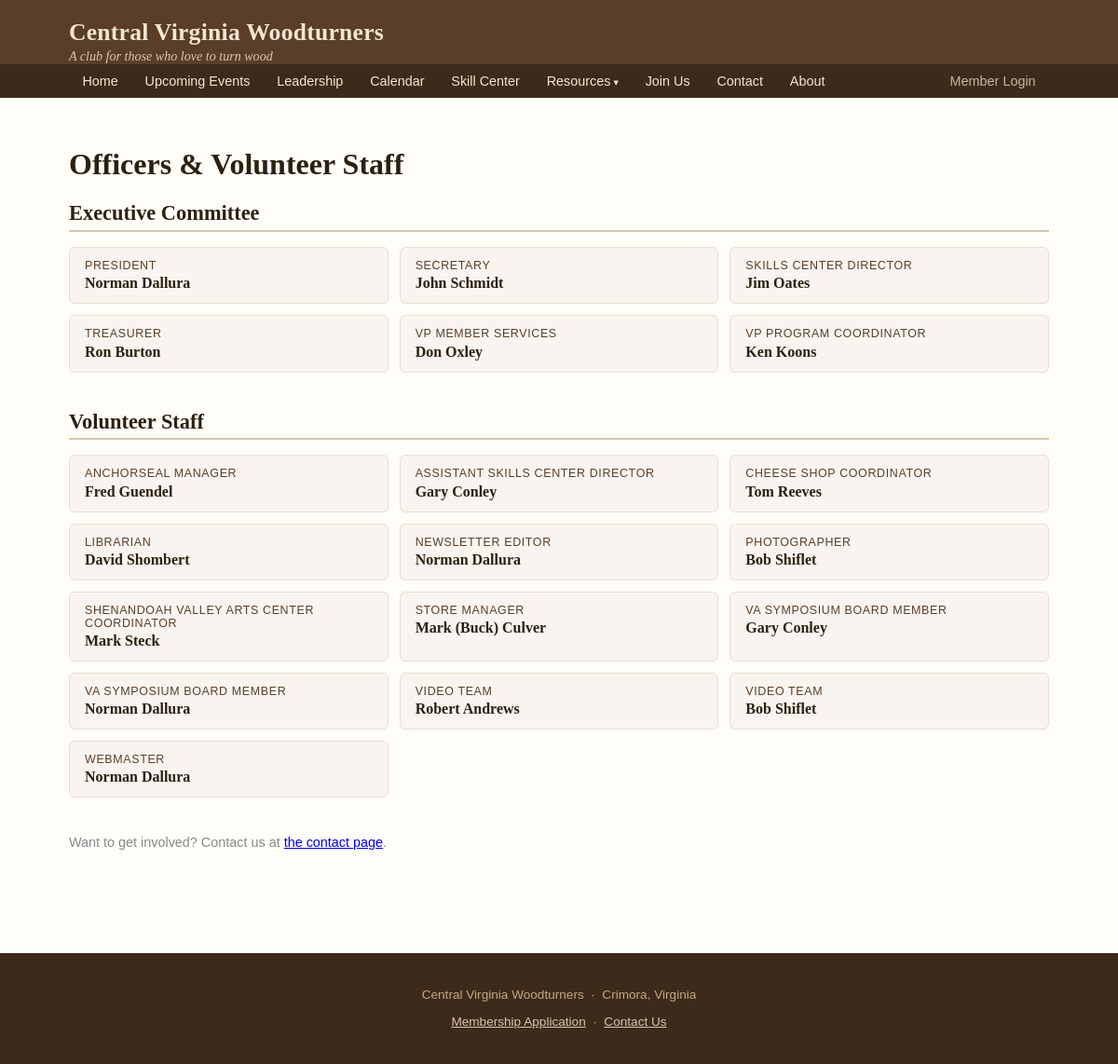
The app's page /site/officers with its own data.
### app/models/officer.py (models this page shows)
class Officer(Base):
    __tablename__ = "officers"
    id = Column(Integer, primary_key=True, index=True)
    member_id = Column(Integer, ForeignKey("members.id"), nullable=True)
    title = Column(String, nullable=False)
    category = Column(String, default="Elected")   # Elected / Volunteer
    notes = Column(String)
    term_start = Column(Date)
    term_end = Column(Date)
    active = Column(Boolean, default=True)
    member = relationship("Member", backref="officer_roles")

### app/models/member.py (models this page shows)
class Member(Base):
    __tablename__ = "members"
    id = Column(Integer, primary_key=True, index=True)
    first_name = Column(String, nullable=False)
    last_name = Column(String, nullable=False)
    nickname = Column(String)
    email = Column(String, unique=True, index=True)
    birthday = Column(Date)
    significant_other = Column(String)
    address = Column(String)
    city = Column(String)
    state = Column(String)
    zip_code = Column(String)
    home_phone = Column(String)
    work_phone = Column(String)
    mobile_phone = Column(String)
    membership_type = Column(String)   # Individual, Family, Secondary/Affiliate
    skill_level = Column(String)       # Beginner, Intermediate, Advanced, Professional
    years_turning = Column(String)     # Less than 1, 1-3, 3-5, 5-10, 10-20, 20+
    status = Column(String, default="Prospective")  # Prospective, Active, Former
    dues_paid = Column(Boolean, default=False)
    dues_paid_date = Column(Date)
    dues_amount = Column(Float)
    donation = Column(Float)
    payment_method = Column(String)  # PayPal, Cash, CK, Check
    volunteer_interest = Column(Boolean)
    volunteer_area = Column(String)
    how_heard = Column(String)
    created_at = Column(DateTime, server_default=func.now())
    updated_at = Column(DateTime, onupdate=func.now())
    program_comments = relationship("ProgramComment", back_populates="member")

### app/routers/public_.py (the view)
@router.get("/officers", response_class=HTMLResponse)
def public_officers(request: Request, db: Session = Depends(get_db)):
    if redir := _member_check("officers", request, db):
        return redir
    all_officers = (
        db.query(Officer)
        .filter(Officer.active == True)
        .order_by(Officer.title)
        .all()
    )
    elected = [o for o in all_officers if o.category == "Elected"]
    volunteers = [o for o in all_officers if o.category == "Volunteer"]
    return templates.TemplateResponse("public/officers.html", {
        "request": request, "elected": elected, "volunteers": volunteers,
    })

### app/templates/public/officers.html (shortened to what this page needs)
{% extends "base_public.html" %}
{% block content %}
<h1>Officers &amp; Volunteer Staff</h1>
<div class="pub-section">
    <h2>Executive Committee</h2>
    <div class="officer-grid">
    {% for o in elected %}
    <div class="officer-card">
        <div class="officer-title">{{ o.title }}</div>
        <div class="officer-name">
            {% if o.member %}{{ o.member.first_name }} {{ o.member.last_name }}
            {% else %}<em style="color:#999; font-weight:normal">Vacant</em>{% endif %}
        </div>
    </div>
    {% endfor %}
    </div>
</div>
{% if volunteers %}
<div class="pub-section">
    <h2>Volunteer Staff</h2>
    <div class="officer-grid">
    {% for o in volunteers %}
    <div class="officer-card">
        <div class="officer-title">{{ o.title }}</div>
        <div class="officer-name">
            {% if o.member %}{{ o.member.first_name }} {{ o.member.last_name }}
            {% else %}<em style="color:#999; font-weight:normal">Vacant</em>{% endif %}
        </div>
    </div>
    {% endfor %}
    </div>
</div>
{% endif %}
<p style="margin-top:2rem; font-family:sans-serif; font-size:0.9rem; color:#888">
    Want to get involved? Contact us at <a href="/site/contact">the contact page</a>.
</p>
{% endblock %}

### app/templates/base_public.html (style rules this page uses)
* { box-sizing: border-box; }
body { font-family: Georgia, 'Times New Roman', serif; margin: 0; color: #2c2010; background: #fffdf8; }
.pub-section { margin-bottom: 2.5rem; }
.pub-section h2 { font-size: 1.4rem; border-bottom: 2px solid #d9c4b0; padding-bottom: 0.3rem; margin-bottom: 1rem; }
.officer-grid { display: grid; grid-template-columns: repeat(auto-fill, minmax(260px, 1fr)); gap: 0.75rem; }
.officer-card { background: #f9f4ef; border: 1px solid #e8ddd0; border-radius: 6px; padding: 0.75rem 1rem; }
.officer-card .officer-title { font-size: 0.78rem; text-transform: uppercase; letter-spacing: 0.05em; color: #5a3e28; font-family: sans-serif; margin-bottom: 0.2rem; }
.officer-card .officer-name { font-size: 1rem; font-weight: bold; }

### records on screen
Officer: title "PRESIDENT", member.first_name "Norman", member.last_name "Dallura"
Officer: title "SECRETARY", member.first_name "John", member.last_name "Schmidt"
Officer: title "SKILLS CENTER DIRECTOR", member.first_name "Jim", member.last_name "Oates"
Officer: title "TREASURER", member.first_name "Ron", member.last_name "Burton"
Officer: title "VP MEMBER SERVICES", member.first_name "Don", member.last_name "Oxley"
Officer: title "VP PROGRAM COORDINATOR", member.first_name "Ken", member.last_name "Koons"
Officer: title "ANCHORSEAL MANAGER", member.first_name "Fred", member.last_name "Guendel"
Officer: title "ASSISTANT SKILLS CENTER DIRECTOR", member.first_name "Gary", member.last_name "Conley"
Officer: title "CHEESE SHOP COORDINATOR", member.first_name "Tom", member.last_name "Reeves"
Officer: title "LIBRARIAN", member.first_name "David", member.last_name "Shombert"
Officer: title "NEWSLETTER EDITOR", member.first_name "Norman", member.last_name "Dallura"
Officer: title "PHOTOGRAPHER", member.first_name "Bob", member.last_name "Shiflet"
Officer: title "SHENANDOAH VALLEY ARTS CENTER COORDINATOR", member.first_name "Mark", member.last_name "Steck"
Officer: title "STORE MANAGER", member.first_name "Mark (Buck)", member.last_name "Culver"
Officer: title "VA SYMPOSIUM BOARD MEMBER", member.first_name "Gary", member.last_name "Conley"
Officer: title "VA SYMPOSIUM BOARD MEMBER", member.first_name "Norman", member.last_name "Dallura"
Officer: title "VIDEO TEAM", member.first_name "Robert", member.last_name "Andrews"
Officer: title "VIDEO TEAM", member.first_name "Bob", member.last_name "Shiflet"
Officer: title "WEBMASTER", member.first_name "Norman", member.last_name "Dallura"
